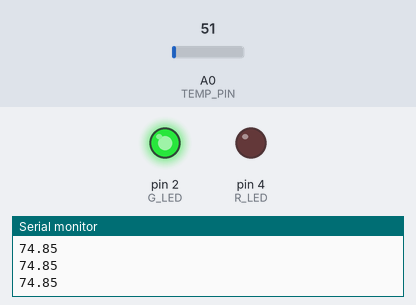
Simulated run of this sketch. Board: Arduino Uno, built with avr-gcc and run on an emulated ATmega328P. Shown: output pins drawn as LEDs (lit = HIGH), the last lines printed to the serial monitor. The inputs (shaded band) are chosen by the test bench; at power-on: A0 (TEMP_PIN) = 51.

Above: at 1.3 s.
1.4 s: A0 (TEMP_PIN) set to 56
At 2.7 s:
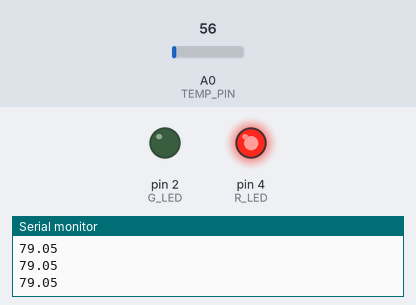
3.0 s: A0 (TEMP_PIN) set to 30
At 4.0 s:
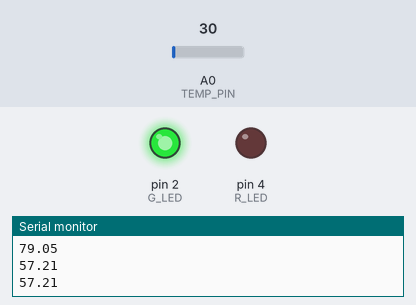
4.5 s: A0 (TEMP_PIN) set to 61
At 5.2 s:
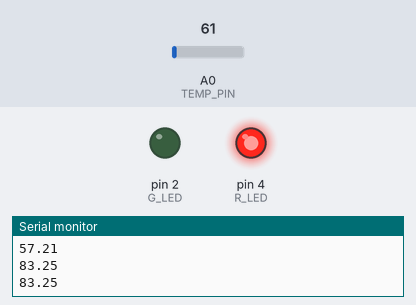
Timing chart, 0 to 7.5 s (numbered marks = the images above; inputs shaded):
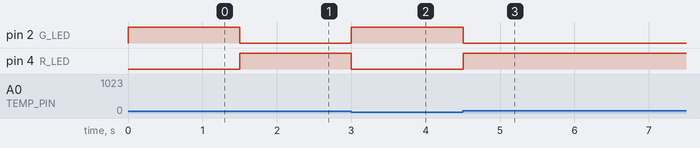

Measured:
- the behaviour switches between 51 and 52 on A0 (TEMP_PIN) (found by bisection; images 0 and 1)
- after the input at 1.4 s, pin 2 (G_LED): HIGH → LOW after 0.10 s; pin 4 (R_LED): LOW → HIGH after 0.10 s
- after the input at 3.0 s, pin 2 (G_LED): LOW → HIGH at once; pin 4 (R_LED): HIGH → LOW at once
- after the input at 4.5 s, pin 2 (G_LED): HIGH → LOW at once; pin 4 (R_LED): LOW → HIGH at once

The sketch:

temp_led.ino
```cpp
#define TEMP_PIN A0
#define POWER 4.78
#define ADC_MAX 1024

#define G_LED 2
#define R_LED 4

#define SAFE_RANGE(n) ((n) <= 75) ? 1 : 0

void setup()
{
    Serial.begin(9600);
    pinMode(G_LED, OUTPUT);
    pinMode(R_LED, OUTPUT);
}


void loop()
{
    unsigned int temp_a0 = analogRead(TEMP_PIN);
    float temp_mv = temp_a0 * (POWER*1000 / ADC_MAX);
    float c_temp = temp_mv / 10;
    float f_temp = c_temp * 1.8 + 32;

    unsigned char isSafe = (SAFE_RANGE(f_temp));
    digitalWrite(G_LED, (isSafe) ? HIGH : LOW);
    digitalWrite(R_LED, (!isSafe) ? HIGH : LOW);

    Serial.println(f_temp);
    delay(500);
}
```
